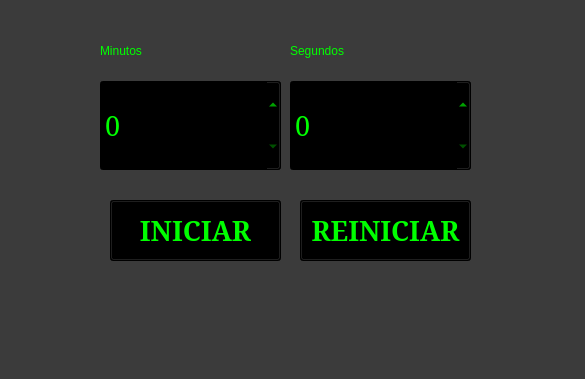
<?xml version="1.0" encoding="UTF-8"?>
<ui version="4.0">
 <class>MainWindow</class>
 <widget class="QMainWindow" name="MainWindow">
  <property name="geometry">
   <rect>
    <x>0</x>
    <y>0</y>
    <width>585</width>
    <height>379</height>
   </rect>
  </property>
  <property name="windowTitle">
   <string>MainWindow</string>
  </property>
  <property name="styleSheet">
   <string notr="true">background-color: rgb(59, 59, 59);</string>
  </property>
  <widget class="QWidget" name="centralwidget">
   <widget class="QPushButton" name="btn_iniciar">
    <property name="geometry">
     <rect>
      <x>110</x>
      <y>200</y>
      <width>171</width>
      <height>61</height>
     </rect>
    </property>
    <property name="font">
     <font>
      <family>MS Serif</family>
      <pointsize>20</pointsize>
      <weight>75</weight>
      <bold>true</bold>
     </font>
    </property>
    <property name="styleSheet">
     <string notr="true">color: rgb(0, 255, 0);
background-color: rgb(0, 0, 0);</string>
    </property>
    <property name="text">
     <string>INICIAR</string>
    </property>
   </widget>
   <widget class="QSpinBox" name="sb_min">
    <property name="geometry">
     <rect>
      <x>100</x>
      <y>80</y>
      <width>181</width>
      <height>91</height>
     </rect>
    </property>
    <property name="font">
     <font>
      <family>MS Serif</family>
      <pointsize>20</pointsize>
      <weight>9</weight>
      <italic>false</italic>
      <bold>false</bold>
     </font>
    </property>
    <property name="styleSheet">
     <string notr="true">background-color: rgb(0, 0, 0);
font: 75 20pt &quot;MS Serif&quot;;
color: rgb(0, 255, 0);</string>
    </property>
   </widget>
   <widget class="QSpinBox" name="sb_seg">
    <property name="geometry">
     <rect>
      <x>290</x>
      <y>80</y>
      <width>181</width>
      <height>91</height>
     </rect>
    </property>
    <property name="font">
     <font>
      <family>MS Serif</family>
      <pointsize>20</pointsize>
      <weight>9</weight>
      <italic>false</italic>
      <bold>false</bold>
     </font>
    </property>
    <property name="styleSheet">
     <string notr="true">background-color: rgb(0, 0, 0);
font: 75 20pt &quot;MS Serif&quot;;
color: rgb(0, 255, 0);</string>
    </property>
   </widget>
   <widget class="QLabel" name="label">
    <property name="geometry">
     <rect>
      <x>100</x>
      <y>40</y>
      <width>161</width>
      <height>21</height>
     </rect>
    </property>
    <property name="styleSheet">
     <string notr="true">color: rgb(0, 255, 0);
font: 75 20pt &quot;MS Serif&quot;;</string>
    </property>
    <property name="text">
     <string>Minutos</string>
    </property>
   </widget>
   <widget class="QLabel" name="label_2">
    <property name="geometry">
     <rect>
      <x>290</x>
      <y>30</y>
      <width>161</width>
      <height>41</height>
     </rect>
    </property>
    <property name="styleSheet">
     <string notr="true">color: rgb(0, 255, 0);
font: 75 20pt &quot;MS Serif&quot;;</string>
    </property>
    <property name="text">
     <string>Segundos</string>
    </property>
   </widget>
   <widget class="QPushButton" name="btn_reset">
    <property name="geometry">
     <rect>
      <x>300</x>
      <y>200</y>
      <width>171</width>
      <height>61</height>
     </rect>
    </property>
    <property name="font">
     <font>
      <family>MS Serif</family>
      <pointsize>20</pointsize>
      <weight>75</weight>
      <bold>true</bold>
     </font>
    </property>
    <property name="styleSheet">
     <string notr="true">color: rgb(0, 255, 0);
background-color: rgb(0, 0, 0);</string>
    </property>
    <property name="text">
     <string>REINICIAR</string>
    </property>
   </widget>
  </widget>
  <widget class="QMenuBar" name="menubar">
   <property name="geometry">
    <rect>
     <x>0</x>
     <y>0</y>
     <width>585</width>
     <height>21</height>
    </rect>
   </property>
  </widget>
  <widget class="QStatusBar" name="statusbar"/>
 </widget>
 <resources/>
 <connections/>
</ui>
